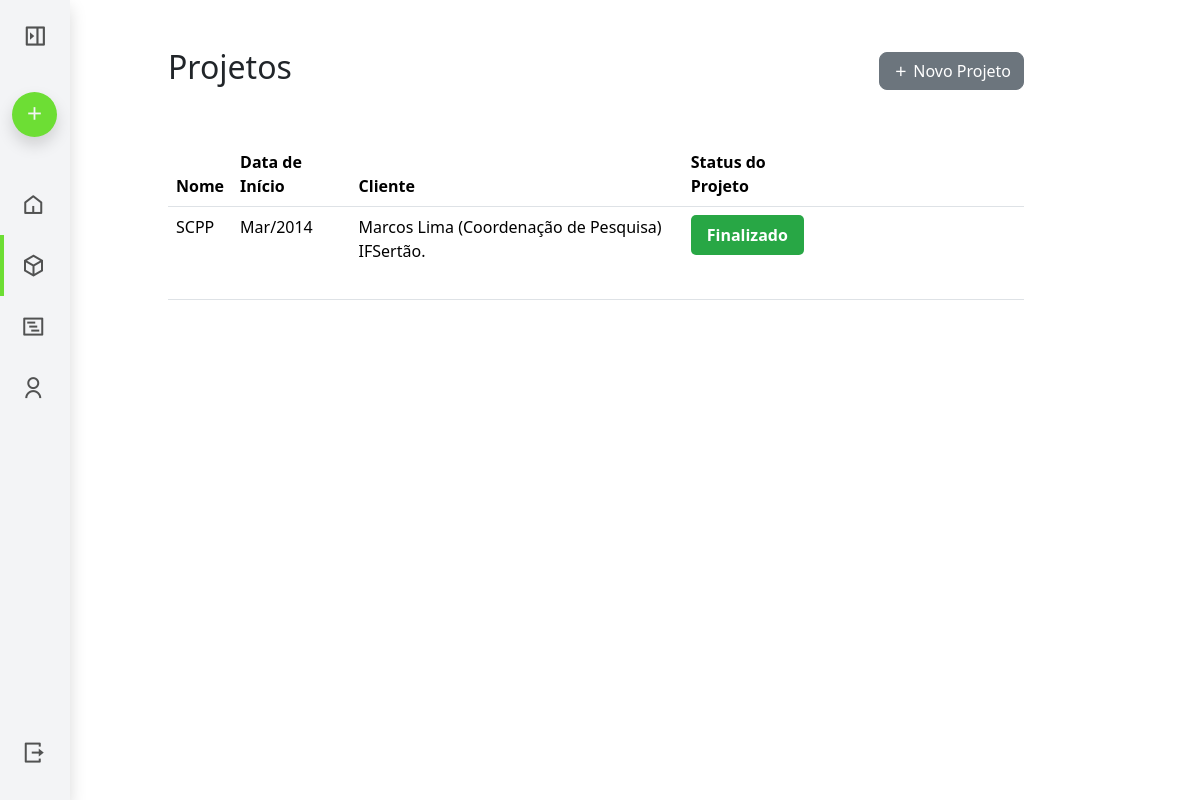
The page /sgpa/projetos/ (signed in) on the database as committed earlier.
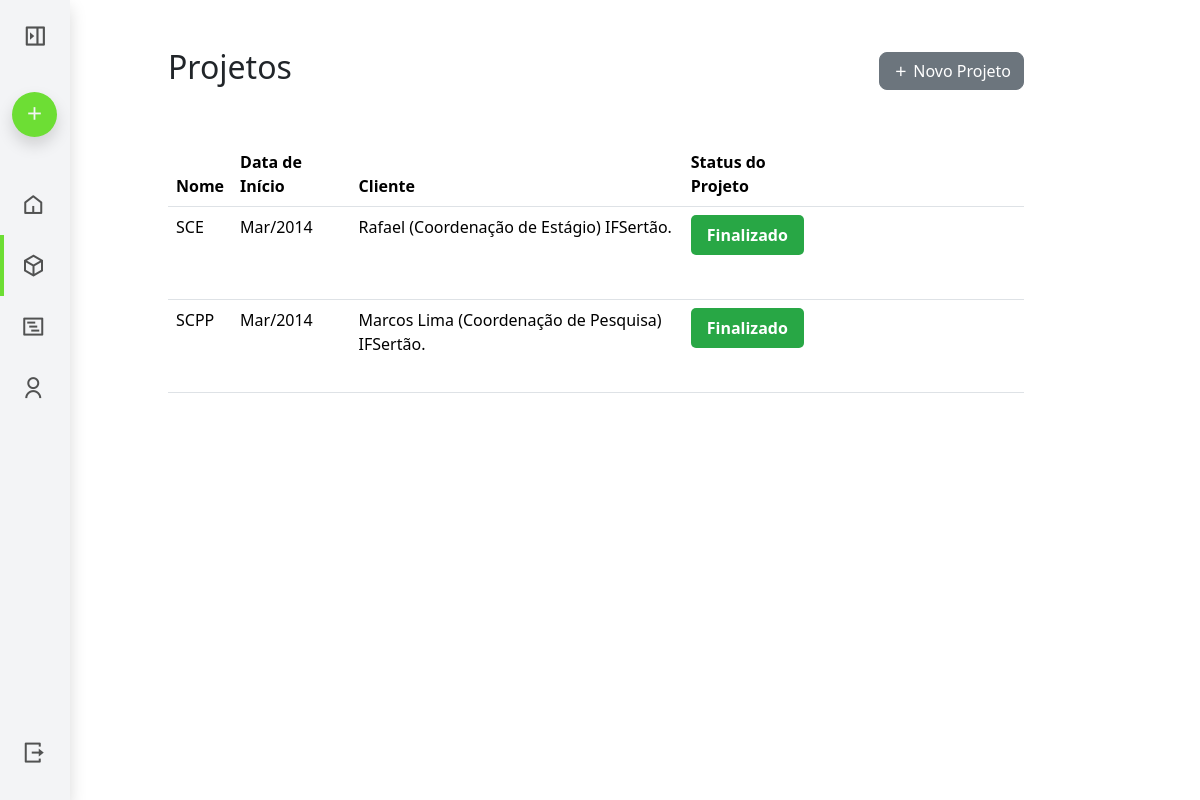
The same page on the database as committed later.
### projetos/models.py (models this page shows, shortened)
class Projeto(models.Model):
    STATUS_PROJETO_CHOICES = [
        ("finalizado", "Finalizado"),
        ("em_andamento", "Em andamento"),
        ("nao_finalizado", "Não Finalizado"),
        ( "cancelado", "Cancelado")
    ]
    STATUS_IMPLANTACAO_CHOICES = [
        ("nao_implantado", "Não Implantado"),
        ("implantado", "Implantado"),
    ]
    STATUS_REGISTRO_CHOICES = [
        ("nao_registrado", "Não Regristrado"),
        ("registro_andamento", "Registro em Andamento"),
        ("registro_concluido", "Registro Concluído"),
    ]
    usuario = models.ForeignKey('auth.User', on_delete=models.CASCADE)
    nome = models.CharField(max_length=100)
    nome_abreviado = models.CharField(max_length=8)
    descricao = models.TextField(blank=True, null=True)
    data_inicio = models.DateField(blank=True, null=True)
    equipe = models.TextField(blank=True, null=True)
    nome_da_equipe = models.CharField(max_length=100, blank=True, null=True)
    link_do_projeto = models.URLField(blank=True, null=True)
    cliente = models.CharField(max_length=100)
    data_cadastro = models.DateTimeField(auto_now_add=True)
    status_projeto = models.CharField(
        max_length=20,
        choices=STATUS_PROJETO_CHOICES,
        default="em_andamento"
    )
    status_implantacao = models.CharField(
        max_length=20,
        choices=STATUS_IMPLANTACAO_CHOICES,
        default="nao_implantado"
    )
    status_registro = models.CharField(
        max_length=20,
        choices=STATUS_REGISTRO_CHOICES,
        default="nao_registrado"
    )
    imagem = models.ImageField(upload_to='projetos/', blank=True, null=True)

### projetos/views.py (the view)
# urls.py: path('', ProjetoListView.as_view(), name='lista-projetos'),
class ProjetoListView(LoginRequiredMixin, ListView):
    model = Projeto
    template_name = "projetos/projeto_list.html"
    context_object_name = "projetos"
    paginate_by = 15
    ordering = ['-data_cadastro']

### projetos/templates/projetos/projeto_list.html (shortened to what this page needs)
{% extends "./base_app.html" %}
{% block AppContent %}
    {% if projetos %}
    <table class="table table-responsive table-hover">
        <thead>
            <tr>
                <th>Nome</th>
                <th>Data de Início</th>
                <th>Cliente</th>
                <th>Status do Projeto</th>
                <th></th>
            </tr>
        </thead>
        <tbody>
            {% for projeto in projetos %}
                <tr>
                    <td>{{ projeto.nome_abreviado }}</td>
                    <td>{{ projeto.data_inicio|date:'M/Y' }}</td>
                    <td>{{ projeto.cliente }}</td>
                    <td>
                        <span  class="d-block project-status status_{{ projeto.status_projeto|lower }}">{{ projeto.get_status_projeto_display }}</span>
                    </td>
                    <td>
                    </td>
                </tr>
            {% endfor %}
        </tbody>
    </table>
    {% else %}
    <p>Nenhum Projeto Cadastrado!</p>
    {% endif %}
{% endblock %}

Rows that differ between the two databases and show on the page:
added Projeto: nome_abreviado "SCE", data_inicio "Mar/2014", cliente "Rafael (Coordenação de Estágio) IFSertão.", status_projeto "Finalizado"
